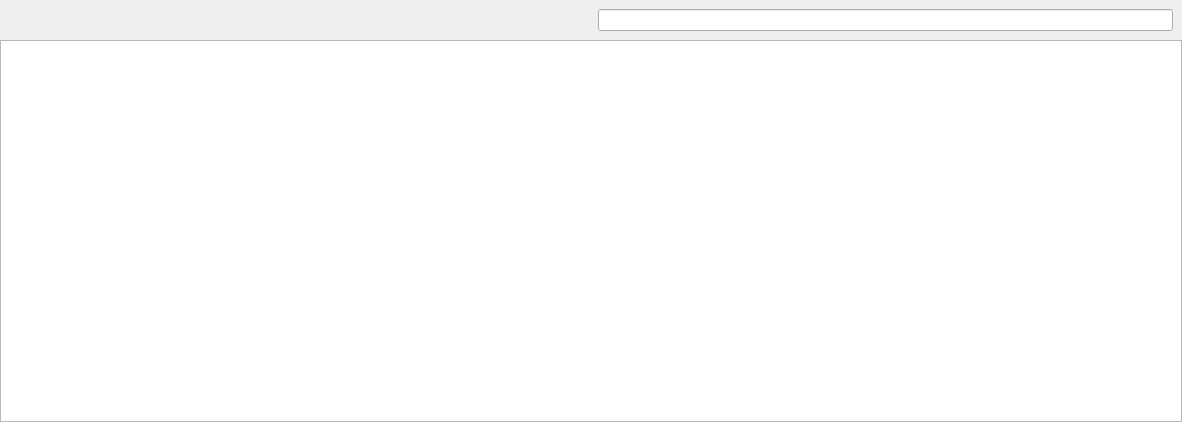
<?xml version="1.0" encoding="UTF-8"?>
<ui version="4.0">
 <class>InventoryResultWidget</class>
 <widget class="QWidget" name="InventoryResultWidget">
  <property name="geometry">
   <rect>
    <x>0</x>
    <y>0</y>
    <width>1182</width>
    <height>422</height>
   </rect>
  </property>
  <property name="windowTitle">
   <string>Form</string>
  </property>
  <layout class="QVBoxLayout" name="verticalLayout">
   <property name="spacing">
    <number>0</number>
   </property>
   <property name="leftMargin">
    <number>0</number>
   </property>
   <property name="topMargin">
    <number>0</number>
   </property>
   <property name="rightMargin">
    <number>0</number>
   </property>
   <property name="bottomMargin">
    <number>0</number>
   </property>
   <item>
    <widget class="ViewSearchHeader" name="inventoryResultSearchHeader" native="true">
     <layout class="QHBoxLayout" name="horizontalLayout">
      <item>
       <spacer name="horizontalSpacer">
        <property name="orientation">
         <enum>Qt::Horizontal</enum>
        </property>
        <property name="sizeHint" stdset="0">
         <size>
          <width>383</width>
          <height>20</height>
         </size>
        </property>
       </spacer>
      </item>
      <item>
       <widget class="QLabel" name="inventoryResultCountLabel">
        <property name="sizePolicy">
         <sizepolicy hsizetype="Preferred" vsizetype="Preferred">
          <horstretch>0</horstretch>
          <verstretch>0</verstretch>
         </sizepolicy>
        </property>
        <property name="minimumSize">
         <size>
          <width>0</width>
          <height>0</height>
         </size>
        </property>
        <property name="text">
         <string/>
        </property>
        <property name="alignment">
         <set>Qt::AlignCenter</set>
        </property>
       </widget>
      </item>
      <item>
       <widget class="SearchLineEdit" name="inventoryResultSearchLineEdit"/>
      </item>
     </layout>
    </widget>
   </item>
   <item>
    <widget class="InventoryResultView" name="inventoryResultTreeView">
     <property name="contextMenuPolicy">
      <enum>Qt::DefaultContextMenu</enum>
     </property>
     <property name="editTriggers">
      <set>QAbstractItemView::NoEditTriggers</set>
     </property>
     <property name="alternatingRowColors">
      <bool>true</bool>
     </property>
     <property name="selectionMode">
      <enum>QAbstractItemView::ExtendedSelection</enum>
     </property>
     <property name="rootIsDecorated">
      <bool>true</bool>
     </property>
     <property name="uniformRowHeights">
      <bool>true</bool>
     </property>
     <property name="itemsExpandable">
      <bool>true</bool>
     </property>
     <property name="sortingEnabled">
      <bool>true</bool>
     </property>
    </widget>
   </item>
  </layout>
 </widget>
 <customwidgets>
  <customwidget>
   <class>SearchLineEdit</class>
   <extends>QLineEdit</extends>
   <header>FileWaveGuiLib/searchlineedit/searchlineedit.h</header>
  </customwidget>
  <customwidget>
   <class>ViewSearchHeader</class>
   <extends>QWidget</extends>
   <header>FileWaveGuiLib/searchheader/ViewSearchHeader.h</header>
   <container>1</container>
  </customwidget>
  <customwidget>
   <class>InventoryResultView</class>
   <extends>QTreeView</extends>
   <header>FWAdminLib/inventory/InventoryResultView.h</header>
  </customwidget>
 </customwidgets>
 <resources/>
 <connections/>
</ui>
